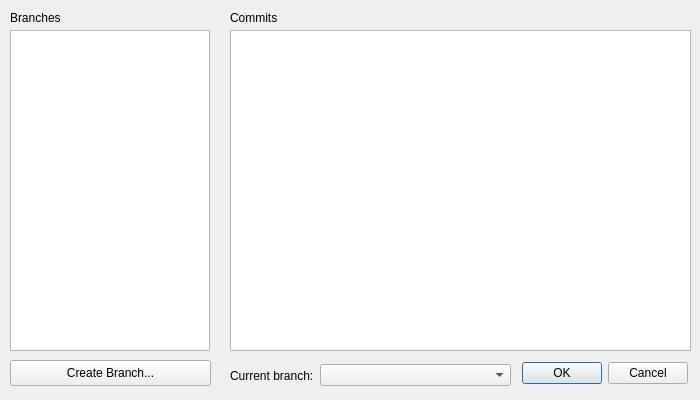
<?xml version="1.0" encoding="UTF-8"?>
<ui version="4.0">
 <class>Dialog</class>
 <widget class="QDialog" name="Dialog">
  <property name="geometry">
   <rect>
    <x>0</x>
    <y>0</y>
    <width>700</width>
    <height>400</height>
   </rect>
  </property>
  <property name="windowTitle">
   <string>Version Manager</string>
  </property>
  <widget class="QTableView" name="table_view">
   <property name="geometry">
    <rect>
     <x>230</x>
     <y>30</y>
     <width>461</width>
     <height>321</height>
    </rect>
   </property>
  </widget>
  <widget class="QTreeView" name="tree_view">
   <property name="geometry">
    <rect>
     <x>10</x>
     <y>30</y>
     <width>200</width>
     <height>321</height>
    </rect>
   </property>
  </widget>
  <widget class="QLabel" name="label_branches">
   <property name="geometry">
    <rect>
     <x>10</x>
     <y>10</y>
     <width>60</width>
     <height>16</height>
    </rect>
   </property>
   <property name="sizePolicy">
    <sizepolicy hsizetype="Preferred" vsizetype="Preferred">
     <horstretch>0</horstretch>
     <verstretch>0</verstretch>
    </sizepolicy>
   </property>
   <property name="text">
    <string>Branches</string>
   </property>
  </widget>
  <widget class="QPushButton" name="button_create_branch">
   <property name="geometry">
    <rect>
     <x>10</x>
     <y>360</y>
     <width>201</width>
     <height>26</height>
    </rect>
   </property>
   <property name="text">
    <string>Create Branch...</string>
   </property>
  </widget>
  <widget class="QDialogButtonBox" name="dialog_button_box">
   <property name="geometry">
    <rect>
     <x>520</x>
     <y>360</y>
     <width>168</width>
     <height>26</height>
    </rect>
   </property>
   <property name="sizePolicy">
    <sizepolicy hsizetype="Expanding" vsizetype="Fixed">
     <horstretch>0</horstretch>
     <verstretch>0</verstretch>
    </sizepolicy>
   </property>
   <property name="standardButtons">
    <set>QDialogButtonBox::StandardButton::Cancel|QDialogButtonBox::StandardButton::Ok</set>
   </property>
   <property name="centerButtons">
    <bool>false</bool>
   </property>
  </widget>
  <widget class="QLabel" name="label_commits">
   <property name="geometry">
    <rect>
     <x>230</x>
     <y>10</y>
     <width>60</width>
     <height>16</height>
    </rect>
   </property>
   <property name="sizePolicy">
    <sizepolicy hsizetype="Preferred" vsizetype="Preferred">
     <horstretch>0</horstretch>
     <verstretch>0</verstretch>
    </sizepolicy>
   </property>
   <property name="text">
    <string>Commits</string>
   </property>
  </widget>
  <widget class="QWidget" name="horizontalLayoutWidget">
   <property name="geometry">
    <rect>
     <x>230</x>
     <y>360</y>
     <width>281</width>
     <height>31</height>
    </rect>
   </property>
   <layout class="QHBoxLayout" name="horizontal_layout">
    <item>
     <widget class="QLabel" name="label_current_branch">
      <property name="sizePolicy">
       <sizepolicy hsizetype="Minimum" vsizetype="Preferred">
        <horstretch>0</horstretch>
        <verstretch>0</verstretch>
       </sizepolicy>
      </property>
      <property name="text">
       <string>Current branch:</string>
      </property>
     </widget>
    </item>
    <item>
     <widget class="QComboBox" name="combo_box_branch">
      <property name="sizePolicy">
       <sizepolicy hsizetype="Expanding" vsizetype="Fixed">
        <horstretch>0</horstretch>
        <verstretch>0</verstretch>
       </sizepolicy>
      </property>
     </widget>
    </item>
   </layout>
  </widget>
 </widget>
 <resources/>
 <connections/>
</ui>
